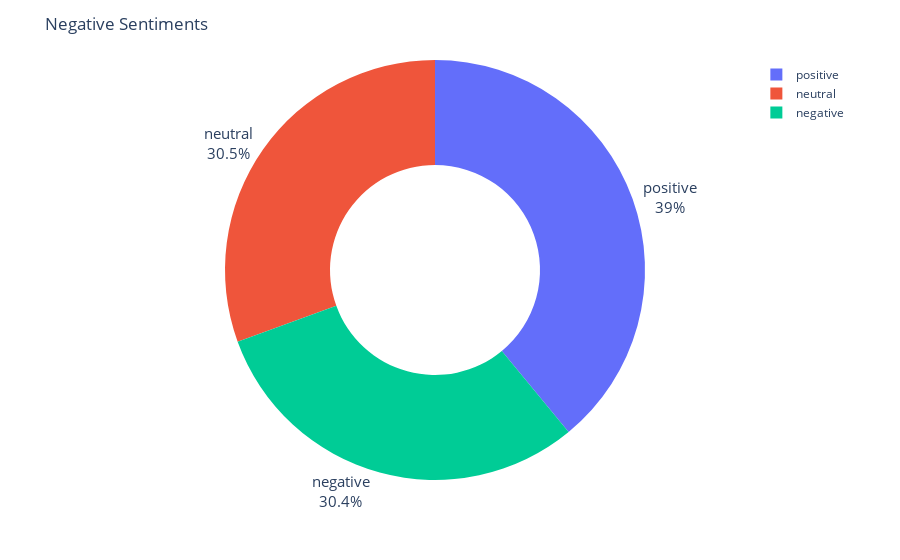

The notebook cell saved with this chart:
### Code cell
fig=px.pie(sent_tab.Tinubu, names = sent_tab.Tinubu.index, values = sent_tab.Tinubu.values,hole=.5)
fig.update_traces(textposition='outside', textinfo='percent+label',textfont_size=15)
fig.update_layout(autosize=False,title_text = "Negative Sentiments", )
fig.show()

### Figure 1 — Plotly figure (JSON) as saved in the notebook; plotly's stock layout.template omitted (floating-point values rounded to 4 significant figures)
{"data": [{"domain": {"x": [0, 1], "y": [0, 1]}, "hole": 0.5, "hovertemplate": "sentiment=%{label}<br>value=%{value}<extra></extra>", "labels": ["negative", "neutral", "positive"], "legendgroup": "", "name": "", "showlegend": true, "textfont": {"size": 15}, "textinfo": "percent+label", "textposition": "outside", "type": "pie", "values": [15021, 15082, 19266]}], "layout": {"autosize": false, "legend": {"tracegroupgap": 0}, "margin": {"t": 60}, "title": {"text": "Negative Sentiments"}}}
